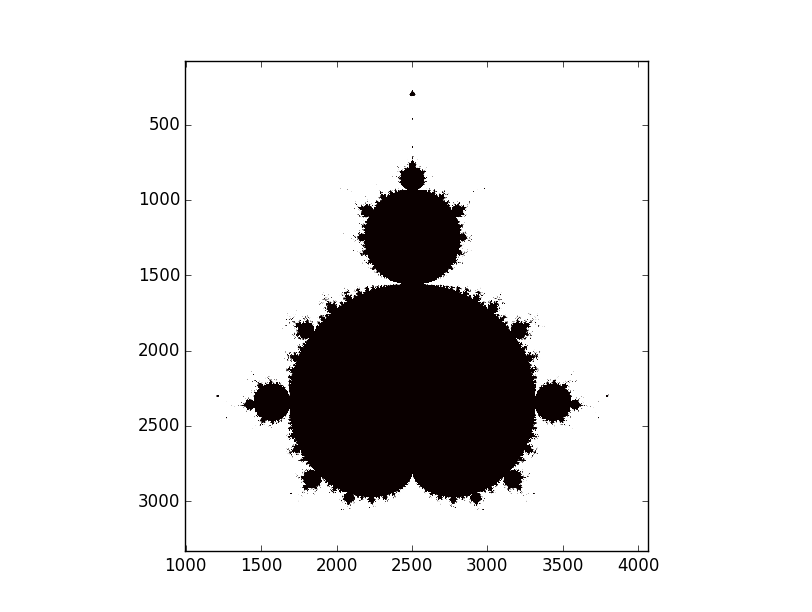

Reproduce this figure in Python.
#!/usr/bin/env python3

import numpy as np
import pylab as plt

def Iterate(x, y):
    z0, zp = complex(x, y), complex(0, 0)
    for k in range(50):
        zp = zp**2 + z0
        if abs(zp) > 2: return 1
    return 0

N = 5000

t1 = np.linspace(-2, 2, N)
t2 = np.linspace(-2, 2, N)

mset = np.zeros((N, N))

for i, x in enumerate(t1):
    for j, y in enumerate(t2):
        mset[i, j] = Iterate(x, y)

plt.imshow(mset, cmap='hot')
plt.show()
